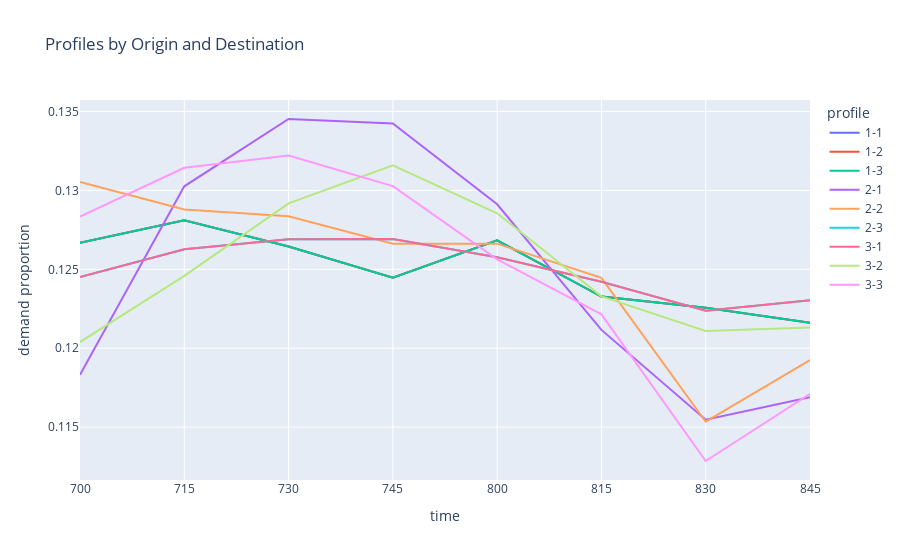

Notebook cell for this chart:
### Markdown cell above
# Create Plot of Profiles for Inspection (Optional)

### Code cell
# create a plot of profiles
selected_file = 'car_profile.csv'

profile = pd.read_csv(f'{input_path}{selected_file}')
# Melting the dataframe to convert it from wide to long format
profile = profile.melt(id_vars=['origin', 'destination'], var_name='time', value_name='demand proportion')
# Creating a new column for the profile name combining 'origin' and 'destination'
profile['profile'] = profile['origin'].astype(str) + '-' + profile['destination'].astype(str)
# Plotting with Plotly Express
fig = px.line(profile, x='time', y='demand proportion', color='profile', title='Profiles by Origin and Destination')

# Show the figure
fig.show()

### Figure 1 — Plotly figure (JSON) as saved in the notebook; plotly's stock layout.template omitted (floating-point values rounded to 4 significant figures)
{"data": [{"hovertemplate": "profile=1-1<br>time=%{x}<br>demand proportion=%{y}<extra></extra>", "legendgroup": "1-1", "line": {"color": "#636efa", "dash": "solid"}, "marker": {"symbol": "circle"}, "mode": "lines", "name": "1-1", "orientation": "v", "showlegend": true, "type": "scatter", "x": ["700", "715", "730", "745", "800", "815", "830", "845"], "xaxis": "x", "y": [0.1267, 0.1281, 0.1264, 0.1245, 0.1268, 0.1233, 0.1226, 0.1216], "yaxis": "y"}, {"hovertemplate": "profile=1-2<br>time=%{x}<br>demand proportion=%{y}<extra></extra>", "legendgroup": "1-2", "line": {"color": "#EF553B", "dash": "solid"}, "marker": {"symbol": "circle"}, "mode": "lines", "name": "1-2", "orientation": "v", "showlegend": true, "type": "scatter", "x": ["700", "715", "730", "745", "800", "815", "830", "845"], "xaxis": "x", "y": [0.1267, 0.1281, 0.1264, 0.1245, 0.1268, 0.1233, 0.1226, 0.1216], "yaxis": "y"}, {"hovertemplate": "profile=1-3<br>time=%{x}<br>demand proportion=%{y}<extra></extra>", "legendgroup": "1-3", "line": {"color": "#00cc96", "dash": "solid"}, "marker": {"symbol": "circle"}, "mode": "lines", "name": "1-3", "orientation": "v", "showlegend": true, "type": "scatter", "x": ["700", "715", "730", "745", "800", "815", "830", "845"], "xaxis": "x", "y": [0.1267, 0.1281, 0.1264, 0.1245, 0.1268, 0.1233, 0.1226, 0.1216], "yaxis": "y"}, {"hovertemplate": "profile=2-1<br>time=%{x}<br>demand proportion=%{y}<extra></extra>", "legendgroup": "2-1", "line": {"color": "#ab63fa", "dash": "solid"}, "marker": {"symbol": "circle"}, "mode": "lines", "name": "2-1", "orientation": "v", "showlegend": true, "type": "scatter", "x": ["700", "715", "730", "745", "800", "815", "830", "845"], "xaxis": "x", "y": [0.1183, 0.1303, 0.1345, 0.1342, 0.1291, 0.1212, 0.1155, 0.1169], "yaxis": "y"}, {"hovertemplate": "profile=2-2<br>time=%{x}<br>demand proportion=%{y}<extra></extra>", "legendgroup": "2-2", "line": {"color": "#FFA15A", "dash": "solid"}, "marker": {"symbol": "circle"}, "mode": "lines", "name": "2-2", "orientation": "v", "showlegend": true, "type": "scatter", "x": ["700", "715", "730", "745", "800", "815", "830", "845"], "xaxis": "x", "y": [0.1305, 0.1288, 0.1284, 0.1266, 0.1266, 0.1245, 0.1153, 0.1192], "yaxis": "y"}, {"hovertemplate": "profile=2-3<br>time=%{x}<br>demand proportion=%{y}<extra></extra>", "legendgroup": "2-3", "line": {"color": "#19d3f3", "dash": "solid"}, "marker": {"symbol": "circle"}, "mode": "lines", "name": "2-3", "orientation": "v", "showlegend": true, "type": "scatter", "x": ["700", "715", "730", "745", "800", "815", "830", "845"], "xaxis": "x", "y": [0.1245, 0.1263, 0.1269, 0.1269, 0.1258, 0.1242, 0.1224, 0.123], "yaxis": "y"}, {"hovertemplate": "profile=3-1<br>time=%{x}<br>demand proportion=%{y}<extra></extra>", "legendgroup": "3-1", "line": {"color": "#FF6692", "dash": "solid"}, "marker": {"symbol": "circle"}, "mode": "lines", "name": "3-1", "orientation": "v", "showlegend": true, "type": "scatter", "x": ["700", "715", "730", "745", "800", "815", "830", "845"], "xaxis": "x", "y": [0.1245, 0.1263, 0.1269, 0.1269, 0.1258, 0.1242, 0.1224, 0.123], "yaxis": "y"}, {"hovertemplate": "profile=3-2<br>time=%{x}<br>demand proportion=%{y}<extra></extra>", "legendgroup": "3-2", "line": {"color": "#B6E880", "dash": "solid"}, "marker": {"symbol": "circle"}, "mode": "lines", "name": "3-2", "orientation": "v", "showlegend": true, "type": "scatter", "x": ["700", "715", "730", "745", "800", "815", "830", "845"], "xaxis": "x", "y": [0.1204, 0.1246, 0.1292, 0.1316, 0.1285, 0.1233, 0.1211, 0.1213], "yaxis": "y"}, {"hovertemplate": "profile=3-3<br>time=%{x}<br>demand proportion=%{y}<extra></extra>", "legendgroup": "3-3", "line": {"color": "#FF97FF", "dash": "solid"}, "marker": {"symbol": "circle"}, "mode": "lines", "name": "3-3", "orientation": "v", "showlegend": true, "type": "scatter", "x": ["700", "715", "730", "745", "800", "815", "830", "845"], "xaxis": "x", "y": [0.1283, 0.1314, 0.1322, 0.1303, 0.1256, 0.1221, 0.1129, 0.1171], "yaxis": "y"}], "layout": {"legend": {"title": {"text": "profile"}, "tracegroupgap": 0}, "title": {"text": "Profiles by Origin and Destination"}, "xaxis": {"anchor": "y", "domain": [0, 1], "title": {"text": "time"}}, "yaxis": {"anchor": "x", "domain": [0, 1], "title": {"text": "demand proportion"}}}}
